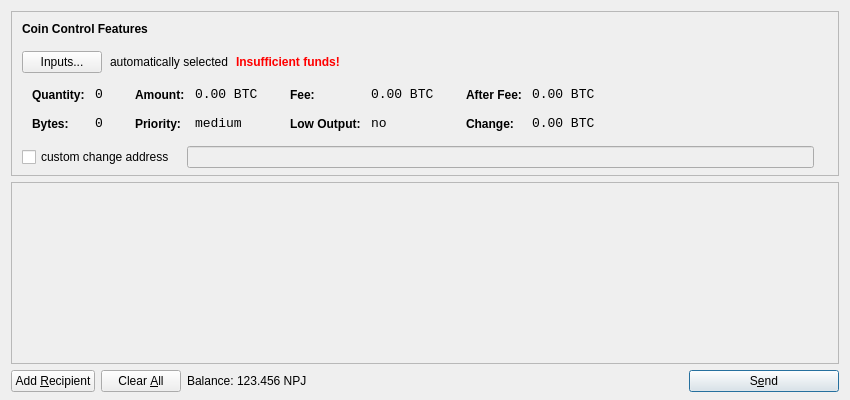
<?xml version="1.0" encoding="UTF-8"?>
<ui version="4.0">
 <class>SendCoinsDialog</class>
 <widget class="QDialog" name="SendCoinsDialog">
  <property name="geometry">
   <rect>
    <x>0</x>
    <y>0</y>
    <width>850</width>
    <height>400</height>
   </rect>
  </property>
  <property name="windowTitle">
   <string>Send Coins</string>
  </property>
  <layout class="QVBoxLayout" name="verticalLayout" stretch="0,1,0">
   <property name="bottomMargin">
    <number>8</number>
   </property>
   <item>
    <widget class="QFrame" name="frameCoinControl">
     <property name="sizePolicy">
      <sizepolicy hsizetype="Expanding" vsizetype="Expanding">
       <horstretch>0</horstretch>
       <verstretch>0</verstretch>
      </sizepolicy>
     </property>
     <property name="maximumSize">
      <size>
       <width>16777215</width>
       <height>16777215</height>
      </size>
     </property>
     <property name="frameShape">
      <enum>QFrame::StyledPanel</enum>
     </property>
     <property name="frameShadow">
      <enum>QFrame::Sunken</enum>
     </property>
     <layout class="QVBoxLayout" name="verticalLayoutCoinControl2">
      <property name="spacing">
       <number>-1</number>
      </property>
      <property name="leftMargin">
       <number>0</number>
      </property>
      <property name="topMargin">
       <number>0</number>
      </property>
      <property name="rightMargin">
       <number>0</number>
      </property>
      <property name="bottomMargin">
       <number>6</number>
      </property>
      <item>
       <layout class="QVBoxLayout" name="verticalLayoutCoinControl" stretch="0,0,0,0,1">
        <property name="spacing">
         <number>0</number>
        </property>
        <property name="leftMargin">
         <number>10</number>
        </property>
        <property name="topMargin">
         <number>10</number>
        </property>
        <item>
         <layout class="QHBoxLayout" name="horizontalLayoutCoinControl1">
          <property name="bottomMargin">
           <number>15</number>
          </property>
          <item>
           <widget class="QLabel" name="labelCoinControlFeatures">
            <property name="sizePolicy">
             <sizepolicy hsizetype="Preferred" vsizetype="Maximum">
              <horstretch>0</horstretch>
              <verstretch>0</verstretch>
             </sizepolicy>
            </property>
            <property name="font">
             <font>
              <weight>75</weight>
              <bold>true</bold>
             </font>
            </property>
            <property name="styleSheet">
             <string notr="true">font-weight:bold;</string>
            </property>
            <property name="text">
             <string>Coin Control Features</string>
            </property>
           </widget>
          </item>
         </layout>
        </item>
        <item>
         <layout class="QHBoxLayout" name="horizontalLayoutCoinControl2" stretch="0,0,0,0">
          <property name="spacing">
           <number>8</number>
          </property>
          <property name="bottomMargin">
           <number>10</number>
          </property>
          <item>
           <widget class="QPushButton" name="pushButtonCoinControl">
            <property name="styleSheet">
             <string notr="true"/>
            </property>
            <property name="text">
             <string>Inputs...</string>
            </property>
           </widget>
          </item>
          <item>
           <widget class="QLabel" name="labelCoinControlAutomaticallySelected">
            <property name="text">
             <string>automatically selected</string>
            </property>
            <property name="margin">
             <number>5</number>
            </property>
           </widget>
          </item>
          <item>
           <widget class="QLabel" name="labelCoinControlInsuffFunds">
            <property name="font">
             <font>
              <weight>75</weight>
              <bold>true</bold>
             </font>
            </property>
            <property name="styleSheet">
             <string notr="true">color:red;font-weight:bold;</string>
            </property>
            <property name="text">
             <string>Insufficient funds!</string>
            </property>
            <property name="margin">
             <number>5</number>
            </property>
           </widget>
          </item>
          <item>
           <spacer name="horizontalSpacerCoinControl">
            <property name="orientation">
             <enum>Qt::Horizontal</enum>
            </property>
            <property name="sizeHint" stdset="0">
             <size>
              <width>40</width>
              <height>1</height>
             </size>
            </property>
           </spacer>
          </item>
         </layout>
        </item>
        <item>
         <widget class="QWidget" name="widgetCoinControl" native="true">
          <property name="sizePolicy">
           <sizepolicy hsizetype="Preferred" vsizetype="Preferred">
            <horstretch>0</horstretch>
            <verstretch>0</verstretch>
           </sizepolicy>
          </property>
          <property name="minimumSize">
           <size>
            <width>0</width>
            <height>0</height>
           </size>
          </property>
          <property name="styleSheet">
           <string notr="true"/>
          </property>
          <layout class="QHBoxLayout" name="horizontalLayoutCoinControl5">
           <property name="margin">
            <number>0</number>
           </property>
           <item>
            <layout class="QHBoxLayout" name="horizontalLayoutCoinControl3" stretch="0,0,0,1">
             <property name="spacing">
              <number>20</number>
             </property>
             <property name="topMargin">
              <number>0</number>
             </property>
             <property name="bottomMargin">
              <number>10</number>
             </property>
             <item>
              <layout class="QFormLayout" name="formLayoutCoinControl1">
               <property name="horizontalSpacing">
                <number>10</number>
               </property>
               <property name="verticalSpacing">
                <number>14</number>
               </property>
               <property name="leftMargin">
                <number>10</number>
               </property>
               <property name="topMargin">
                <number>4</number>
               </property>
               <property name="rightMargin">
                <number>6</number>
               </property>
               <item row="0" column="0">
                <widget class="QLabel" name="labelCoinControlQuantityText">
                 <property name="styleSheet">
                  <string notr="true">font-weight:bold;</string>
                 </property>
                 <property name="text">
                  <string>Quantity:</string>
                 </property>
                 <property name="margin">
                  <number>0</number>
                 </property>
                </widget>
               </item>
               <item row="0" column="1">
                <widget class="QLabel" name="labelCoinControlQuantity">
                 <property name="font">
                  <font>
                   <family>Monospace</family>
                   <pointsize>10</pointsize>
                  </font>
                 </property>
                 <property name="cursor">
                  <cursorShape>IBeamCursor</cursorShape>
                 </property>
                 <property name="contextMenuPolicy">
                  <enum>Qt::ActionsContextMenu</enum>
                 </property>
                 <property name="text">
                  <string notr="true">0</string>
                 </property>
                 <property name="margin">
                  <number>0</number>
                 </property>
                 <property name="textInteractionFlags">
                  <set>Qt::LinksAccessibleByMouse|Qt::TextSelectableByKeyboard|Qt::TextSelectableByMouse</set>
                 </property>
                </widget>
               </item>
               <item row="1" column="0">
                <widget class="QLabel" name="labelCoinControlBytesText">
                 <property name="styleSheet">
                  <string notr="true">font-weight:bold;</string>
                 </property>
                 <property name="text">
                  <string>Bytes:</string>
                 </property>
                </widget>
               </item>
               <item row="1" column="1">
                <widget class="QLabel" name="labelCoinControlBytes">
                 <property name="font">
                  <font>
                   <family>Monospace</family>
                   <pointsize>10</pointsize>
                  </font>
                 </property>
                 <property name="cursor">
                  <cursorShape>IBeamCursor</cursorShape>
                 </property>
                 <property name="contextMenuPolicy">
                  <enum>Qt::ActionsContextMenu</enum>
                 </property>
                 <property name="text">
                  <string notr="true">0</string>
                 </property>
                 <property name="textInteractionFlags">
                  <set>Qt::LinksAccessibleByMouse|Qt::TextSelectableByKeyboard|Qt::TextSelectableByMouse</set>
                 </property>
                </widget>
               </item>
              </layout>
             </item>
             <item>
              <layout class="QFormLayout" name="formLayoutCoinControl2">
               <property name="horizontalSpacing">
                <number>10</number>
               </property>
               <property name="verticalSpacing">
                <number>14</number>
               </property>
               <property name="leftMargin">
                <number>6</number>
               </property>
               <property name="topMargin">
                <number>4</number>
               </property>
               <property name="rightMargin">
                <number>6</number>
               </property>
               <item row="0" column="0">
                <widget class="QLabel" name="labelCoinControlAmountText">
                 <property name="styleSheet">
                  <string notr="true">font-weight:bold;</string>
                 </property>
                 <property name="text">
                  <string>Amount:</string>
                 </property>
                 <property name="margin">
                  <number>0</number>
                 </property>
                </widget>
               </item>
               <item row="0" column="1">
                <widget class="QLabel" name="labelCoinControlAmount">
                 <property name="font">
                  <font>
                   <family>Monospace</family>
                   <pointsize>10</pointsize>
                  </font>
                 </property>
                 <property name="cursor">
                  <cursorShape>IBeamCursor</cursorShape>
                 </property>
                 <property name="contextMenuPolicy">
                  <enum>Qt::ActionsContextMenu</enum>
                 </property>
                 <property name="text">
                  <string notr="true">0.00 BTC</string>
                 </property>
                 <property name="textInteractionFlags">
                  <set>Qt::LinksAccessibleByMouse|Qt::TextSelectableByKeyboard|Qt::TextSelectableByMouse</set>
                 </property>
                </widget>
               </item>
               <item row="1" column="0">
                <widget class="QLabel" name="labelCoinControlPriorityText">
                 <property name="styleSheet">
                  <string notr="true">font-weight:bold;</string>
                 </property>
                 <property name="text">
                  <string>Priority:</string>
                 </property>
                </widget>
               </item>
               <item row="1" column="1">
                <widget class="QLabel" name="labelCoinControlPriority">
                 <property name="font">
                  <font>
                   <family>Monospace</family>
                   <pointsize>10</pointsize>
                  </font>
                 </property>
                 <property name="cursor">
                  <cursorShape>IBeamCursor</cursorShape>
                 </property>
                 <property name="contextMenuPolicy">
                  <enum>Qt::ActionsContextMenu</enum>
                 </property>
                 <property name="text">
                  <string>medium</string>
                 </property>
                 <property name="textInteractionFlags">
                  <set>Qt::LinksAccessibleByMouse|Qt::TextSelectableByKeyboard|Qt::TextSelectableByMouse</set>
                 </property>
                </widget>
               </item>
              </layout>
             </item>
             <item>
              <layout class="QFormLayout" name="formLayoutCoinControl3">
               <property name="horizontalSpacing">
                <number>10</number>
               </property>
               <property name="verticalSpacing">
                <number>14</number>
               </property>
               <property name="leftMargin">
                <number>6</number>
               </property>
               <property name="topMargin">
                <number>4</number>
               </property>
               <property name="rightMargin">
                <number>6</number>
               </property>
               <item row="0" column="0">
                <widget class="QLabel" name="labelCoinControlFeeText">
                 <property name="styleSheet">
                  <string notr="true">font-weight:bold;</string>
                 </property>
                 <property name="text">
                  <string>Fee:</string>
                 </property>
                 <property name="margin">
                  <number>0</number>
                 </property>
                </widget>
               </item>
               <item row="0" column="1">
                <widget class="QLabel" name="labelCoinControlFee">
                 <property name="font">
                  <font>
                   <family>Monospace</family>
                   <pointsize>10</pointsize>
                  </font>
                 </property>
                 <property name="cursor">
                  <cursorShape>IBeamCursor</cursorShape>
                 </property>
                 <property name="contextMenuPolicy">
                  <enum>Qt::ActionsContextMenu</enum>
                 </property>
                 <property name="text">
                  <string notr="true">0.00 BTC</string>
                 </property>
                 <property name="textInteractionFlags">
                  <set>Qt::LinksAccessibleByMouse|Qt::TextSelectableByKeyboard|Qt::TextSelectableByMouse</set>
                 </property>
                </widget>
               </item>
               <item row="1" column="0">
                <widget class="QLabel" name="labelCoinControlLowOutputText">
                 <property name="styleSheet">
                  <string notr="true">font-weight:bold;</string>
                 </property>
                 <property name="text">
                  <string>Low Output:</string>
                 </property>
                </widget>
               </item>
               <item row="1" column="1">
                <widget class="QLabel" name="labelCoinControlLowOutput">
                 <property name="font">
                  <font>
                   <family>Monospace</family>
                   <pointsize>10</pointsize>
                  </font>
                 </property>
                 <property name="cursor">
                  <cursorShape>IBeamCursor</cursorShape>
                 </property>
                 <property name="contextMenuPolicy">
                  <enum>Qt::ActionsContextMenu</enum>
                 </property>
                 <property name="text">
                  <string>no</string>
                 </property>
                 <property name="textInteractionFlags">
                  <set>Qt::LinksAccessibleByMouse|Qt::TextSelectableByKeyboard|Qt::TextSelectableByMouse</set>
                 </property>
                </widget>
               </item>
              </layout>
             </item>
             <item>
              <layout class="QFormLayout" name="formLayoutCoinControl4">
               <property name="horizontalSpacing">
                <number>10</number>
               </property>
               <property name="verticalSpacing">
                <number>14</number>
               </property>
               <property name="leftMargin">
                <number>6</number>
               </property>
               <property name="topMargin">
                <number>4</number>
               </property>
               <property name="rightMargin">
                <number>6</number>
               </property>
               <item row="0" column="0">
                <widget class="QLabel" name="labelCoinControlAfterFeeText">
                 <property name="styleSheet">
                  <string notr="true">font-weight:bold;</string>
                 </property>
                 <property name="text">
                  <string>After Fee:</string>
                 </property>
                 <property name="margin">
                  <number>0</number>
                 </property>
                </widget>
               </item>
               <item row="0" column="1">
                <widget class="QLabel" name="labelCoinControlAfterFee">
                 <property name="font">
                  <font>
                   <family>Monospace</family>
                   <pointsize>10</pointsize>
                  </font>
                 </property>
                 <property name="cursor">
                  <cursorShape>IBeamCursor</cursorShape>
                 </property>
                 <property name="contextMenuPolicy">
                  <enum>Qt::ActionsContextMenu</enum>
                 </property>
                 <property name="text">
                  <string notr="true">0.00 BTC</string>
                 </property>
                 <property name="textInteractionFlags">
                  <set>Qt::LinksAccessibleByMouse|Qt::TextSelectableByKeyboard|Qt::TextSelectableByMouse</set>
                 </property>
                </widget>
               </item>
               <item row="1" column="0">
                <widget class="QLabel" name="labelCoinControlChangeText">
                 <property name="styleSheet">
                  <string notr="true">font-weight:bold;</string>
                 </property>
                 <property name="text">
                  <string>Change:</string>
                 </property>
                </widget>
               </item>
               <item row="1" column="1">
                <widget class="QLabel" name="labelCoinControlChange">
                 <property name="font">
                  <font>
                   <family>Monospace</family>
                   <pointsize>10</pointsize>
                  </font>
                 </property>
                 <property name="cursor">
                  <cursorShape>IBeamCursor</cursorShape>
                 </property>
                 <property name="contextMenuPolicy">
                  <enum>Qt::ActionsContextMenu</enum>
                 </property>
                 <property name="text">
                  <string notr="true">0.00 BTC</string>
                 </property>
                 <property name="textInteractionFlags">
                  <set>Qt::LinksAccessibleByMouse|Qt::TextSelectableByKeyboard|Qt::TextSelectableByMouse</set>
                 </property>
                </widget>
               </item>
              </layout>
             </item>
            </layout>
           </item>
          </layout>
         </widget>
        </item>
        <item>
         <layout class="QHBoxLayout" name="horizontalLayoutCoinControl4" stretch="0,0,0">
          <property name="spacing">
           <number>12</number>
          </property>
          <property name="sizeConstraint">
           <enum>QLayout::SetDefaultConstraint</enum>
          </property>
          <property name="topMargin">
           <number>5</number>
          </property>
          <property name="rightMargin">
           <number>5</number>
          </property>
          <item>
           <widget class="QCheckBox" name="checkBoxCoinControlChange">
            <property name="text">
             <string>custom change address</string>
            </property>
           </widget>
          </item>
          <item>
           <widget class="QLineEdit" name="lineEditCoinControlChange">
            <property name="enabled">
             <bool>false</bool>
            </property>
            <property name="sizePolicy">
             <sizepolicy hsizetype="Expanding" vsizetype="Fixed">
              <horstretch>0</horstretch>
              <verstretch>0</verstretch>
             </sizepolicy>
            </property>
           </widget>
          </item>
          <item>
           <widget class="QLabel" name="labelCoinControlChangeLabel">
            <property name="sizePolicy">
             <sizepolicy hsizetype="Preferred" vsizetype="Expanding">
              <horstretch>0</horstretch>
              <verstretch>0</verstretch>
             </sizepolicy>
            </property>
            <property name="minimumSize">
             <size>
              <width>0</width>
              <height>0</height>
             </size>
            </property>
            <property name="text">
             <string/>
            </property>
            <property name="margin">
             <number>3</number>
            </property>
           </widget>
          </item>
         </layout>
        </item>
        <item>
         <spacer name="verticalSpacerCoinControl">
          <property name="orientation">
           <enum>Qt::Vertical</enum>
          </property>
          <property name="sizeHint" stdset="0">
           <size>
            <width>800</width>
            <height>1</height>
           </size>
          </property>
         </spacer>
        </item>
       </layout>
      </item>
     </layout>
    </widget>
   </item>
   <item>
    <widget class="QScrollArea" name="scrollArea">
     <property name="widgetResizable">
      <bool>true</bool>
     </property>
     <widget class="QWidget" name="scrollAreaWidgetContents">
      <property name="geometry">
       <rect>
        <x>0</x>
        <y>0</y>
        <width>830</width>
        <height>165</height>
       </rect>
      </property>
      <layout class="QVBoxLayout" name="verticalLayout_2">
       <property name="margin">
        <number>0</number>
       </property>
       <item>
        <layout class="QVBoxLayout" name="entries">
         <property name="spacing">
          <number>6</number>
         </property>
        </layout>
       </item>
       <item>
        <spacer name="verticalSpacer">
         <property name="orientation">
          <enum>Qt::Vertical</enum>
         </property>
         <property name="sizeHint" stdset="0">
          <size>
           <width>20</width>
           <height>40</height>
          </size>
         </property>
        </spacer>
       </item>
      </layout>
     </widget>
    </widget>
   </item>
   <item>
    <layout class="QHBoxLayout" name="horizontalLayout">
     <item>
      <widget class="QPushButton" name="addButton">
       <property name="toolTip">
        <string>Send to multiple recipients at once</string>
       </property>
       <property name="text">
        <string>Add &amp;Recipient</string>
       </property>
       <property name="icon">
        <iconset resource="../bitcoin.qrc">
         <normaloff>:/icons/add</normaloff>:/icons/add</iconset>
       </property>
       <property name="autoDefault">
        <bool>false</bool>
       </property>
      </widget>
     </item>
     <item>
      <widget class="QPushButton" name="clearButton">
       <property name="sizePolicy">
        <sizepolicy hsizetype="Minimum" vsizetype="Fixed">
         <horstretch>0</horstretch>
         <verstretch>0</verstretch>
        </sizepolicy>
       </property>
       <property name="toolTip">
        <string>Remove all transaction fields</string>
       </property>
       <property name="text">
        <string>Clear &amp;All</string>
       </property>
       <property name="icon">
        <iconset resource="../bitcoin.qrc">
         <normaloff>:/icons/remove</normaloff>:/icons/remove</iconset>
       </property>
       <property name="autoRepeatDelay">
        <number>300</number>
       </property>
       <property name="autoDefault">
        <bool>false</bool>
       </property>
      </widget>
     </item>
     <item>
      <layout class="QHBoxLayout" name="horizontalLayout_2">
       <property name="spacing">
        <number>3</number>
       </property>
       <item>
        <widget class="QLabel" name="label">
         <property name="text">
          <string>Balance:</string>
         </property>
        </widget>
       </item>
       <item>
        <widget class="QLabel" name="labelBalance">
         <property name="cursor">
          <cursorShape>IBeamCursor</cursorShape>
         </property>
         <property name="text">
          <string>123.456 NPJ</string>
         </property>
         <property name="textInteractionFlags">
          <set>Qt::LinksAccessibleByMouse|Qt::TextSelectableByKeyboard|Qt::TextSelectableByMouse</set>
         </property>
        </widget>
       </item>
      </layout>
     </item>
     <item>
      <spacer name="horizontalSpacer">
       <property name="orientation">
        <enum>Qt::Horizontal</enum>
       </property>
       <property name="sizeHint" stdset="0">
        <size>
         <width>40</width>
         <height>20</height>
        </size>
       </property>
      </spacer>
     </item>
     <item>
      <widget class="QPushButton" name="sendButton">
       <property name="minimumSize">
        <size>
         <width>150</width>
         <height>0</height>
        </size>
       </property>
       <property name="toolTip">
        <string>Confirm the send action</string>
       </property>
       <property name="text">
        <string>S&amp;end</string>
       </property>
       <property name="icon">
        <iconset resource="../bitcoin.qrc">
         <normaloff>:/icons/send</normaloff>:/icons/send</iconset>
       </property>
       <property name="default">
        <bool>true</bool>
       </property>
      </widget>
     </item>
    </layout>
   </item>
  </layout>
 </widget>
 <resources>
  <include location="../bitcoin.qrc"/>
 </resources>
 <connections/>
</ui>
